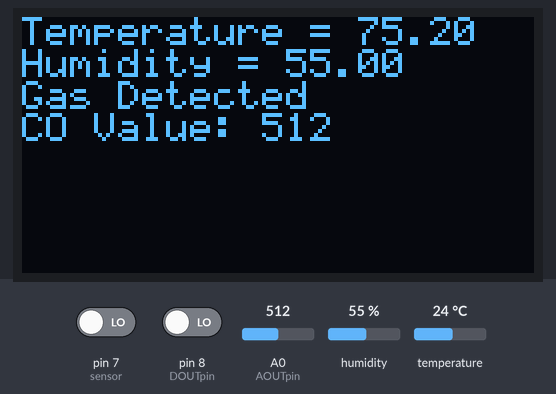
Recording of a sketch running on a simulated Arduino Uno, built with avr-gcc and run on an emulated ATmega328P. On the bench: 128×64 one-colour display. The inputs (shaded band) are chosen by the test bench; at power-on: pin 7 (sensor) LOW, humidity 55 %, A0 (AOUTpin) = 512, temperature 24 °C, pin 8 (DOUTpin) LOW. What the sketch prints to the serial monitor is not drawn.

Above: at 2.8 s.
2.9 s: pin 7 (sensor) driven HIGH
At 5.3 s:
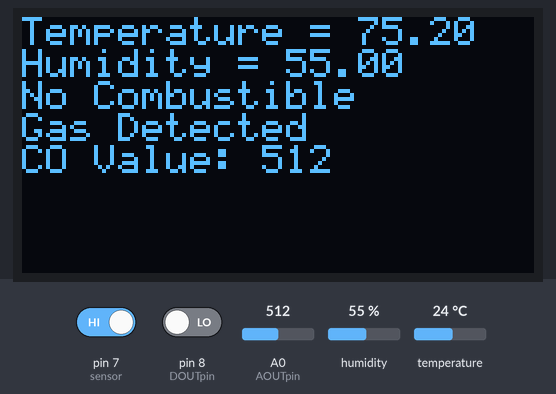
5.7 s: humidity set to 22 %
At 7.1 s:
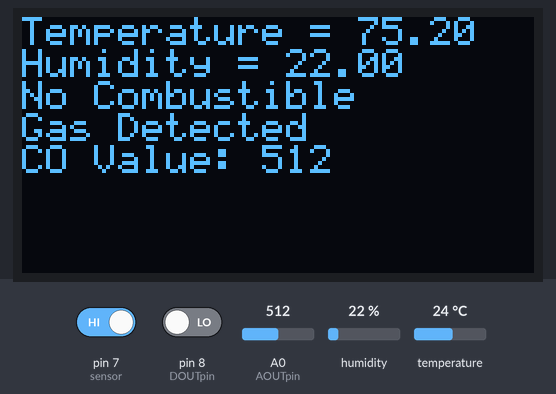
8.5 s: A0 (AOUTpin) set to 716
At 11.5 s:
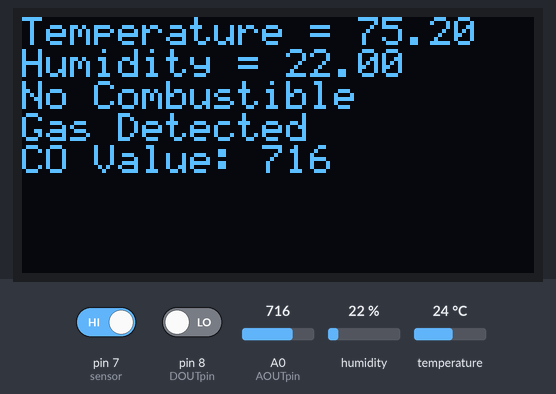
11.8 s: temperature set to 12 °C
At 13.0 s:
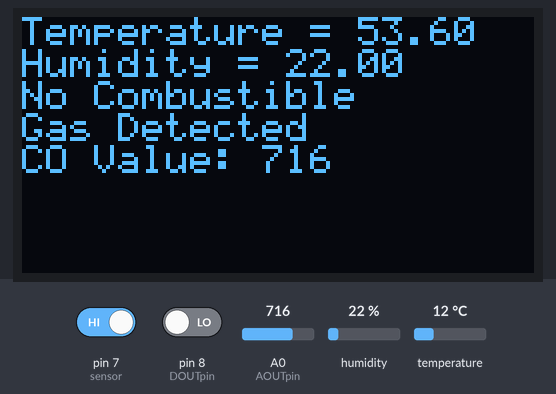
14.6 s: A0 (AOUTpin) set to 109
At 17.3 s:
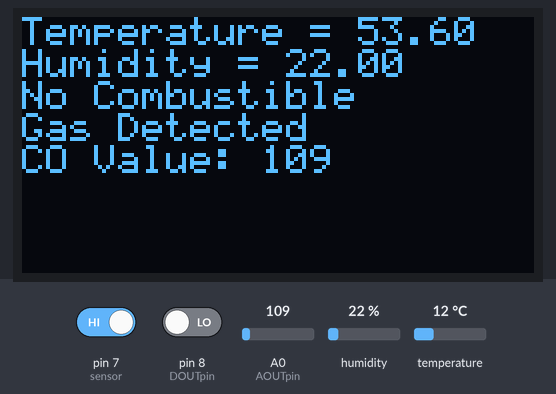
18.0 s: A0 (AOUTpin) set to 93
At 20.0 s:
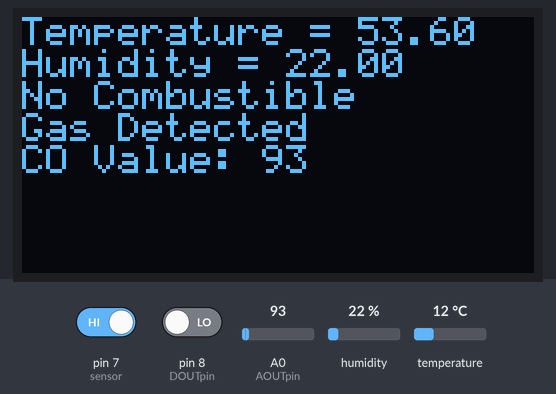
Timing chart, 0 to 21.5 s (numbered marks = the images above; inputs shaded):
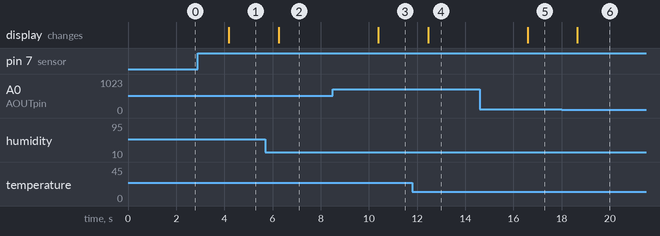

The sketch:

smartHomeSensorSuite.ino
```cpp
//Saaket Poray
//Created for Comet Hack 2021
//4-25-2021

#include <dht.h>
#include <Wire.h>
#include "SSD1306Ascii.h"
#include "SSD1306AsciiWire.h"

// 0X3C+SA0 - 0x3C or 0x3D
#define I2C_ADDRESS 0x3C

// Define proper RST_PIN if required.
#define RST_PIN -1

SSD1306AsciiWire oled;

const int AOUTpin=0;
const int DOUTpin=8;
dht DHT;
int sensor=7;
float gas_value;
int limit;
int value;
double f = 0.00;

#define DHT11_PIN 3

void setup(){
  Serial.begin(9600);
  Wire.begin();
  Wire.setClock(400000L);
  pinMode (sensor,INPUT);
  pinMode(DOUTpin, INPUT);//sets the pin as an input to the arduino

}

void loop(){
  #if RST_PIN >= 0
  oled.begin(&Adafruit128x64, I2C_ADDRESS, RST_PIN);
#else // RST_PIN >= 0
  oled.begin(&Adafruit128x64, I2C_ADDRESS);
#endif // RST_PIN >= 0
  oled.setFont(System5x7);
  oled.clear();
  int chk = DHT.read11(DHT11_PIN);
  Serial.print("Temperature = ");
  Serial.println(DHT.temperature);
  f = (DHT.temperature * (1.8)) + 32;
  oled.print("Temperature = ");
  oled.println(f);
  Serial.print("Humidity = ");
  Serial.println(DHT.humidity);
  oled.print("Humidity = ");
  oled.println(DHT.humidity);
  gas_value=digitalRead(sensor);
  Serial.println(gas_value);
  if(gas_value > 0.999)
  {
     oled.println("No Combustible");
     oled.println("Gas Detected");
  }
  else
  {
     oled.println("Gas Detected");
  }
  value= analogRead(AOUTpin);
  limit= digitalRead(DOUTpin);
  Serial.print("Hydrogen value: ");
  Serial.println(value);
  Serial.print("Limit: ");
  Serial.println(limit);


  oled.print("CO Value: ");
  oled.println(value);
  delay(2000);
}
```

Measured:
- after the input at 2.9 s, the display: changes after 1.3 s (image 1)
- after the input at 5.7 s, the display: changes after 0.55 s (image 2)
- after the input at 8.5 s, the display: changes after 1.9 s (image 3)
- after the input at 11.8 s, the display: changes after 0.65 s (image 4)
- after the input at 14.6 s, the display: changes after 2.0 s (image 5)
- after the input at 18.0 s, the display: changes after 0.65 s (image 6)
